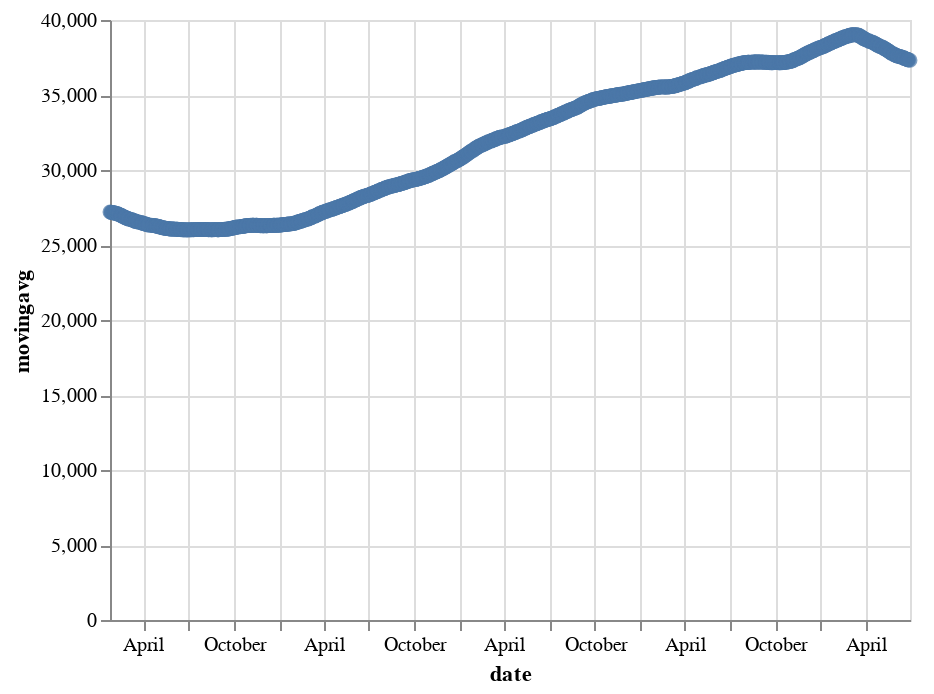

Notebook cell for this chart:
### Code cell
alt.Chart(altdata_fiftytwoweek).mark_point().encode(
    x='date',
    y='movingavg'
)

### Figure 1 — Vega-Lite specification as saved in the notebook (floating-point values rounded to 4 significant figures; data arrays with more than 128 entries replaced by an {"elided": "..."} marker saying what was removed)
{"config": {"view": {"continuousWidth": 400, "continuousHeight": 300}}, "data": {"name": "data-e799b607ed8186914861e9e9972a1876"}, "mark": "point", "encoding": {"x": {"field": "date", "type": "temporal"}, "y": {"field": "movingavg", "type": "quantitative"}}, "$schema": "https://vega.github.io/schema/vega-lite/v4.17.0.json", "datasets": {"data-e799b607ed8186914861e9e9972a1876": {"elided": "1085 records"}}}
